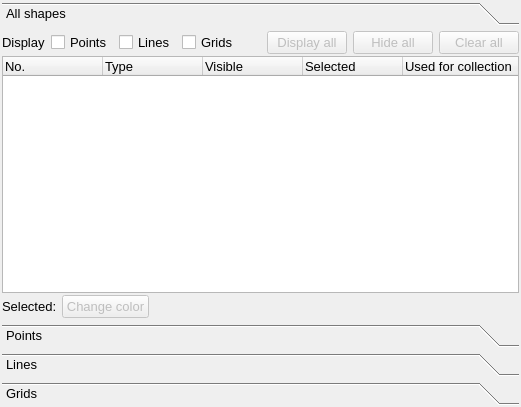
<?xml version="1.0" encoding="UTF-8"?>
<ui version="4.0">
 <class>GraphicsManagerWidgetLayout</class>
 <widget class="QWidget" name="GraphicsManagerWidgetLayout">
  <property name="geometry">
   <rect>
    <x>0</x>
    <y>0</y>
    <width>521</width>
    <height>407</height>
   </rect>
  </property>
  <property name="sizePolicy">
   <sizepolicy hsizetype="Minimum" vsizetype="Minimum">
    <horstretch>0</horstretch>
    <verstretch>0</verstretch>
   </sizepolicy>
  </property>
  <property name="maximumSize">
   <size>
    <width>32767</width>
    <height>32767</height>
   </size>
  </property>
  <property name="windowTitle">
   <string>Graphics manager</string>
  </property>
  <layout class="QGridLayout" name="gridLayout">
   <property name="margin">
    <number>2</number>
   </property>
   <property name="spacing">
    <number>2</number>
   </property>
   <item row="0" column="0">
    <widget class="QToolBox" name="shapes_toolbox">
     <property name="font">
      <font>
       <pointsize>10</pointsize>
      </font>
     </property>
     <property name="currentIndex">
      <number>0</number>
     </property>
     <widget class="QWidget" name="all_shapes_page">
      <property name="geometry">
       <rect>
        <x>0</x>
        <y>0</y>
        <width>540</width>
        <height>270</height>
       </rect>
      </property>
      <attribute name="label">
       <string>All shapes</string>
      </attribute>
      <layout class="QGridLayout" name="gridLayout_2">
       <property name="margin">
        <number>0</number>
       </property>
       <property name="spacing">
        <number>2</number>
       </property>
       <item row="0" column="0">
        <layout class="QHBoxLayout" name="rowone_hbox">
         <property name="spacing">
          <number>6</number>
         </property>
         <item>
          <widget class="QLabel" name="display_label">
           <property name="text">
            <string>Display</string>
           </property>
           <property name="wordWrap">
            <bool>false</bool>
           </property>
          </widget>
         </item>
         <item>
          <widget class="QCheckBox" name="display_points_cbox">
           <property name="text">
            <string>Points</string>
           </property>
          </widget>
         </item>
         <item>
          <widget class="QCheckBox" name="display_lines_cbox">
           <property name="text">
            <string>Lines</string>
           </property>
          </widget>
         </item>
         <item>
          <widget class="QCheckBox" name="display_grids_cbox">
           <property name="text">
            <string>Grids</string>
           </property>
          </widget>
         </item>
         <item>
          <spacer name="horizontalSpacer">
           <property name="orientation">
            <enum>Qt::Horizontal</enum>
           </property>
           <property name="sizeHint" stdset="0">
            <size>
             <width>40</width>
             <height>20</height>
            </size>
           </property>
          </spacer>
         </item>
         <item>
          <widget class="QPushButton" name="display_all_button">
           <property name="enabled">
            <bool>false</bool>
           </property>
           <property name="text">
            <string>Display all</string>
           </property>
          </widget>
         </item>
         <item>
          <widget class="QPushButton" name="hide_all_button">
           <property name="enabled">
            <bool>false</bool>
           </property>
           <property name="text">
            <string>Hide all</string>
           </property>
          </widget>
         </item>
         <item>
          <widget class="QPushButton" name="clear_all_button">
           <property name="enabled">
            <bool>false</bool>
           </property>
           <property name="text">
            <string>Clear all</string>
           </property>
          </widget>
         </item>
        </layout>
       </item>
       <item row="1" column="0">
        <widget class="QTreeWidget" name="shapes_treewidget">
         <property name="sizePolicy">
          <sizepolicy hsizetype="Preferred" vsizetype="Expanding">
           <horstretch>0</horstretch>
           <verstretch>0</verstretch>
          </sizepolicy>
         </property>
         <property name="minimumSize">
          <size>
           <width>425</width>
           <height>0</height>
          </size>
         </property>
         <property name="maximumSize">
          <size>
           <width>32767</width>
           <height>32767</height>
          </size>
         </property>
         <property name="selectionMode">
          <enum>QAbstractItemView::MultiSelection</enum>
         </property>
         <property name="rootIsDecorated">
          <bool>false</bool>
         </property>
         <column>
          <property name="text">
           <string>No.</string>
          </property>
         </column>
         <column>
          <property name="text">
           <string>Type</string>
          </property>
         </column>
         <column>
          <property name="text">
           <string>Visible</string>
          </property>
         </column>
         <column>
          <property name="text">
           <string>Selected</string>
          </property>
         </column>
         <column>
          <property name="text">
           <string>Used for collection</string>
          </property>
         </column>
        </widget>
       </item>
       <item row="2" column="0">
        <layout class="QHBoxLayout" name="rowthree_hbox">
         <property name="spacing">
          <number>2</number>
         </property>
         <item>
          <widget class="QLabel" name="selected_label">
           <property name="text">
            <string>Selected: </string>
           </property>
          </widget>
         </item>
         <item>
          <layout class="QHBoxLayout" name="horizontalLayout_3">
           <property name="spacing">
            <number>2</number>
           </property>
           <property name="rightMargin">
            <number>0</number>
           </property>
           <property name="bottomMargin">
            <number>0</number>
           </property>
           <item>
            <widget class="QPushButton" name="change_color_button">
             <property name="enabled">
              <bool>false</bool>
             </property>
             <property name="text">
              <string>Change color</string>
             </property>
            </widget>
           </item>
           <item>
            <spacer name="horizontalSpacer_2">
             <property name="orientation">
              <enum>Qt::Horizontal</enum>
             </property>
             <property name="sizeHint" stdset="0">
              <size>
               <width>40</width>
               <height>20</height>
              </size>
             </property>
            </spacer>
           </item>
          </layout>
         </item>
        </layout>
       </item>
      </layout>
     </widget>
     <widget class="QWidget" name="points_page">
      <property name="geometry">
       <rect>
        <x>0</x>
        <y>0</y>
        <width>517</width>
        <height>283</height>
       </rect>
      </property>
      <attribute name="icon">
       <iconset>
        <normaloff>../../../BlissFramework/Icons/Point.png</normaloff>../../../BlissFramework/Icons/Point.png</iconset>
      </attribute>
      <attribute name="label">
       <string>Points</string>
      </attribute>
      <layout class="QGridLayout" name="gridLayout_5">
       <property name="margin">
        <number>0</number>
       </property>
       <property name="spacing">
        <number>6</number>
       </property>
       <item row="0" column="0">
        <widget class="QTreeWidget" name="point_treewidget">
         <property name="rootIsDecorated">
          <bool>false</bool>
         </property>
         <column>
          <property name="text">
           <string>Index</string>
          </property>
         </column>
        </widget>
       </item>
       <item row="1" column="0">
        <layout class="QHBoxLayout" name="points_page_layout">
         <item>
          <widget class="QLabel" name="point_create_label">
           <property name="text">
            <string>Create new point:</string>
           </property>
          </widget>
         </item>
         <item>
          <widget class="QPushButton" name="create_point_start_button">
           <property name="text">
            <string>Centre</string>
           </property>
           <property name="icon">
            <iconset>
             <normaloff>../../../BlissFramework/Icons/VCRPlay2.png</normaloff>../../../BlissFramework/Icons/VCRPlay2.png</iconset>
           </property>
          </widget>
         </item>
         <item>
          <widget class="QPushButton" name="create_point_accept_button">
           <property name="text">
            <string>Accept</string>
           </property>
           <property name="icon">
            <iconset>
             <normaloff>../../../BlissFramework/Icons/ThumbUp.png</normaloff>../../../BlissFramework/Icons/ThumbUp.png</iconset>
           </property>
          </widget>
         </item>
         <item>
          <spacer name="point_create_horspacer">
           <property name="orientation">
            <enum>Qt::Horizontal</enum>
           </property>
           <property name="sizeHint" stdset="0">
            <size>
             <width>40</width>
             <height>20</height>
            </size>
           </property>
          </spacer>
         </item>
        </layout>
       </item>
      </layout>
     </widget>
     <widget class="QWidget" name="lines_page">
      <property name="geometry">
       <rect>
        <x>0</x>
        <y>0</y>
        <width>517</width>
        <height>283</height>
       </rect>
      </property>
      <attribute name="icon">
       <iconset>
        <normaloff>../../../BlissFramework/Icons/Line.png</normaloff>../../../BlissFramework/Icons/Line.png</iconset>
      </attribute>
      <attribute name="label">
       <string>Lines</string>
      </attribute>
      <layout class="QGridLayout" name="gridLayout_4">
       <property name="margin">
        <number>0</number>
       </property>
       <property name="spacing">
        <number>6</number>
       </property>
       <item row="0" column="0">
        <widget class="QTreeWidget" name="line_treewidget">
         <property name="font">
          <font>
           <pointsize>10</pointsize>
          </font>
         </property>
         <property name="rootIsDecorated">
          <bool>false</bool>
         </property>
         <column>
          <property name="text">
           <string>Index</string>
          </property>
         </column>
         <column>
          <property name="text">
           <string>Start</string>
          </property>
         </column>
         <column>
          <property name="text">
           <string>End</string>
          </property>
         </column>
        </widget>
       </item>
       <item row="1" column="0">
        <layout class="QHBoxLayout" name="horizontalLayout">
         <property name="spacing">
          <number>6</number>
         </property>
         <item>
          <widget class="QPushButton" name="create_line_button">
           <property name="text">
            <string>Create new line</string>
           </property>
           <property name="icon">
            <iconset>
             <normaloff>../../../BlissFramework/Icons/Line.png</normaloff>../../../BlissFramework/Icons/Line.png</iconset>
           </property>
          </widget>
         </item>
         <item>
          <spacer name="line_hor_spacer">
           <property name="orientation">
            <enum>Qt::Horizontal</enum>
           </property>
           <property name="sizeHint" stdset="0">
            <size>
             <width>40</width>
             <height>20</height>
            </size>
           </property>
          </spacer>
         </item>
        </layout>
       </item>
      </layout>
     </widget>
     <widget class="QWidget" name="grids_page">
      <property name="geometry">
       <rect>
        <x>0</x>
        <y>0</y>
        <width>517</width>
        <height>283</height>
       </rect>
      </property>
      <attribute name="icon">
       <iconset>
        <normaloff>../../../BlissFramework/Icons/Grid.png</normaloff>../../../BlissFramework/Icons/Grid.png</iconset>
      </attribute>
      <attribute name="label">
       <string>Grids</string>
      </attribute>
      <layout class="QGridLayout" name="gridLayout_3">
       <property name="margin">
        <number>0</number>
       </property>
       <property name="spacing">
        <number>6</number>
       </property>
       <item row="0" column="0">
        <layout class="QHBoxLayout" name="_2">
         <property name="spacing">
          <number>2</number>
         </property>
         <item>
          <layout class="QVBoxLayout" name="_3">
           <property name="spacing">
            <number>2</number>
           </property>
           <item>
            <widget class="QLabel" name="hor_spacing_label">
             <property name="text">
              <string>Horizontal spacing (μm):</string>
             </property>
             <property name="wordWrap">
              <bool>false</bool>
             </property>
            </widget>
           </item>
           <item>
            <widget class="QLabel" name="ver_spacing_label">
             <property name="text">
              <string>Vertical spacing (μm):</string>
             </property>
             <property name="wordWrap">
              <bool>false</bool>
             </property>
            </widget>
           </item>
          </layout>
         </item>
         <item>
          <layout class="QVBoxLayout" name="_4">
           <property name="spacing">
            <number>2</number>
           </property>
           <item>
            <widget class="QLineEdit" name="hor_spacing_ledit">
             <property name="minimumSize">
              <size>
               <width>70</width>
               <height>0</height>
              </size>
             </property>
             <property name="maximumSize">
              <size>
               <width>70</width>
               <height>32767</height>
              </size>
             </property>
             <property name="inputMask">
              <string/>
             </property>
             <property name="text">
              <string>0</string>
             </property>
            </widget>
           </item>
           <item>
            <widget class="QLineEdit" name="ver_spacing_ledit">
             <property name="minimumSize">
              <size>
               <width>70</width>
               <height>0</height>
              </size>
             </property>
             <property name="maximumSize">
              <size>
               <width>70</width>
               <height>32767</height>
              </size>
             </property>
             <property name="text">
              <string>0</string>
             </property>
            </widget>
           </item>
          </layout>
         </item>
         <item>
          <layout class="QVBoxLayout" name="_5">
           <property name="spacing">
            <number>2</number>
           </property>
           <item>
            <widget class="QLabel" name="hor_move_label">
             <property name="text">
              <string>Move horizontal:</string>
             </property>
             <property name="wordWrap">
              <bool>false</bool>
             </property>
            </widget>
           </item>
           <item>
            <widget class="QLabel" name="ver_move_label">
             <property name="text">
              <string>Move vertical:</string>
             </property>
             <property name="wordWrap">
              <bool>false</bool>
             </property>
            </widget>
           </item>
          </layout>
         </item>
         <item>
          <layout class="QVBoxLayout" name="_6">
           <property name="spacing">
            <number>2</number>
           </property>
           <item>
            <widget class="QPushButton" name="move_left_button">
             <property name="maximumSize">
              <size>
               <width>27</width>
               <height>27</height>
              </size>
             </property>
             <property name="text">
              <string/>
             </property>
             <property name="icon">
              <iconset>
               <normaloff>../../../BlissFramework/Icons/Left2.png</normaloff>../../../BlissFramework/Icons/Left2.png</iconset>
             </property>
             <property name="autoRepeat">
              <bool>true</bool>
             </property>
            </widget>
           </item>
           <item>
            <widget class="QPushButton" name="move_up_button">
             <property name="maximumSize">
              <size>
               <width>27</width>
               <height>27</height>
              </size>
             </property>
             <property name="text">
              <string/>
             </property>
             <property name="icon">
              <iconset>
               <normaloff>../../../BlissFramework/Icons/Up2.png</normaloff>../../../BlissFramework/Icons/Up2.png</iconset>
             </property>
             <property name="autoRepeat">
              <bool>true</bool>
             </property>
            </widget>
           </item>
          </layout>
         </item>
         <item>
          <layout class="QVBoxLayout" name="_7">
           <property name="spacing">
            <number>2</number>
           </property>
           <item>
            <widget class="QPushButton" name="move_right_button">
             <property name="maximumSize">
              <size>
               <width>27</width>
               <height>27</height>
              </size>
             </property>
             <property name="text">
              <string/>
             </property>
             <property name="icon">
              <iconset>
               <normaloff>../../../BlissFramework/Icons/Right2.png</normaloff>../../../BlissFramework/Icons/Right2.png</iconset>
             </property>
             <property name="autoRepeat">
              <bool>true</bool>
             </property>
            </widget>
           </item>
           <item>
            <widget class="QPushButton" name="move_down_button">
             <property name="sizePolicy">
              <sizepolicy hsizetype="Minimum" vsizetype="Preferred">
               <horstretch>0</horstretch>
               <verstretch>0</verstretch>
              </sizepolicy>
             </property>
             <property name="maximumSize">
              <size>
               <width>27</width>
               <height>27</height>
              </size>
             </property>
             <property name="text">
              <string/>
             </property>
             <property name="icon">
              <iconset>
               <normaloff>../../../BlissFramework/Icons/Down2.png</normaloff>../../../BlissFramework/Icons/Down2.png</iconset>
             </property>
             <property name="autoRepeat">
              <bool>true</bool>
             </property>
            </widget>
           </item>
          </layout>
         </item>
         <item>
          <spacer name="spacer1">
           <property name="orientation">
            <enum>Qt::Horizontal</enum>
           </property>
           <property name="sizeType">
            <enum>QSizePolicy::Expanding</enum>
           </property>
           <property name="sizeHint" stdset="0">
            <size>
             <width>91</width>
             <height>21</height>
            </size>
           </property>
          </spacer>
         </item>
        </layout>
       </item>
       <item row="1" column="0">
        <widget class="QTreeWidget" name="grid_treewidget">
         <property name="sizePolicy">
          <sizepolicy hsizetype="Preferred" vsizetype="Fixed">
           <horstretch>0</horstretch>
           <verstretch>0</verstretch>
          </sizepolicy>
         </property>
         <property name="minimumSize">
          <size>
           <width>425</width>
           <height>150</height>
          </size>
         </property>
         <property name="maximumSize">
          <size>
           <width>32767</width>
           <height>32767</height>
          </size>
         </property>
         <property name="font">
          <font>
           <pointsize>10</pointsize>
           <weight>50</weight>
           <italic>false</italic>
           <bold>false</bold>
          </font>
         </property>
         <property name="rootIsDecorated">
          <bool>false</bool>
         </property>
         <column>
          <property name="text">
           <string>Name</string>
          </property>
          <property name="font">
           <font>
            <pointsize>9</pointsize>
           </font>
          </property>
         </column>
         <column>
          <property name="text">
           <string>Beam width (μm)</string>
          </property>
          <property name="font">
           <font>
            <pointsize>9</pointsize>
           </font>
          </property>
         </column>
         <column>
          <property name="text">
           <string>Beam height (μm)</string>
          </property>
          <property name="font">
           <font>
            <pointsize>9</pointsize>
           </font>
          </property>
         </column>
         <column>
          <property name="text">
           <string>Lines</string>
          </property>
          <property name="font">
           <font>
            <pointsize>9</pointsize>
           </font>
          </property>
         </column>
         <column>
          <property name="text">
           <string>Images per line</string>
          </property>
          <property name="font">
           <font>
            <pointsize>9</pointsize>
           </font>
          </property>
         </column>
        </widget>
       </item>
       <item row="2" column="0">
        <layout class="QHBoxLayout" name="grid_create_hlayout">
         <property name="spacing">
          <number>6</number>
         </property>
         <item>
          <widget class="QPushButton" name="draw_grid_button">
           <property name="text">
            <string>Draw</string>
           </property>
           <property name="icon">
            <iconset>
             <normaloff>../../../BlissFramework/Icons/Grid.png</normaloff>../../../BlissFramework/Icons/Grid.png</iconset>
           </property>
          </widget>
         </item>
         <item>
          <spacer name="grid_hor_spacer">
           <property name="orientation">
            <enum>Qt::Horizontal</enum>
           </property>
           <property name="sizeType">
            <enum>QSizePolicy::Expanding</enum>
           </property>
           <property name="sizeHint" stdset="0">
            <size>
             <width>91</width>
             <height>21</height>
            </size>
           </property>
          </spacer>
         </item>
         <item>
          <widget class="QPushButton" name="remove_grid_button">
           <property name="enabled">
            <bool>false</bool>
           </property>
           <property name="text">
            <string>Remove</string>
           </property>
          </widget>
         </item>
        </layout>
       </item>
      </layout>
     </widget>
    </widget>
   </item>
  </layout>
 </widget>
 <layoutdefault spacing="6" margin="11"/>
 <pixmapfunction>qPixmapFromMimeSource</pixmapfunction>
 <resources/>
 <connections/>
</ui>
